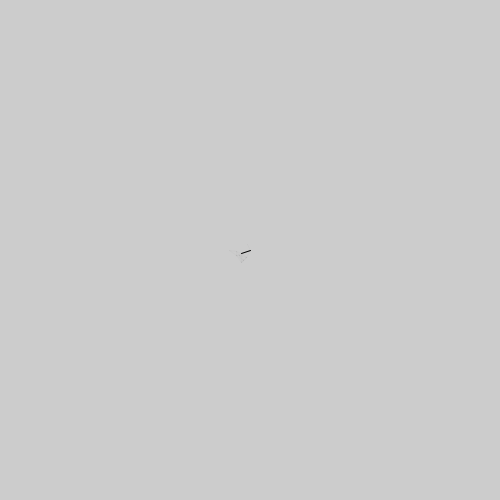
Frame 1 (no input)
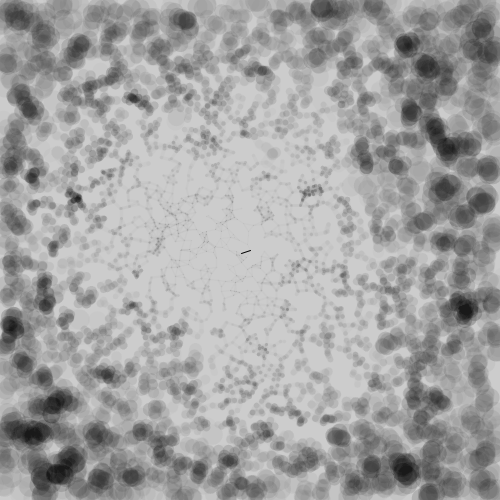
Frame 60 (the mouse pressed at the canvas centre just before this capture)
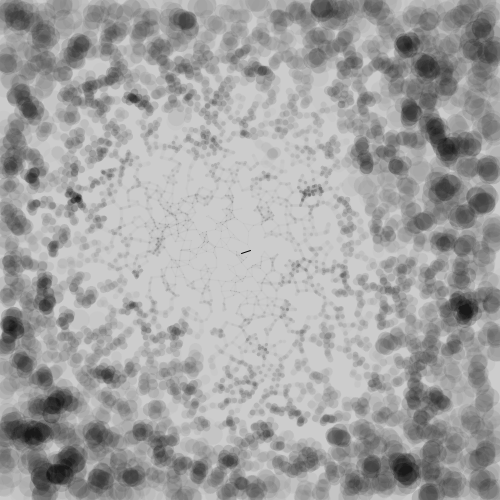
Frame 120 (the mouse held since frame 60 and released just before this capture)

The Processing sketch that drew these frames (run headless with seeded random() and noise(); from frame 60 on, the mouse is pressed at the canvas centre):

// Processing sketch: processing_169990
// ── processing_169990.pde

//import processing.pdf.*;
float a = 1;
float b = 1;
float c = 150;

Cell[] myCells = new Cell[5000];


void setup() {
  size(500, 500);
  for (int i = 0; i < myCells.length; i ++) {
    myCells[i] = new Cell();
  }
PVector middle = new PVector(250,250);
myCells[0].location.set(middle); //set location middle of sketch
myCells[0].isseed  = true;

}

void draw() {

  myCells[0].isseed = true;
  for (int i=0; i<myCells.length; i++) {
    myCells[i].update();
    if (myCells[i].isseed == false) {
      for (int j=0; j<myCells.length;j++) {
        if (myCells[j].isseed == true) {
          float d;
          d = PVector.dist(myCells[i].location, myCells[j].location);
          if (d < 10) {
            myCells[i].isseed = true;

            
            line(myCells[i].location.x, myCells[i].location.y, myCells[j].location.x, myCells[j].location.y);
           a = a +0.001; //stroke weight to increase 
           b = b+0.005;
           c = c-0.21;
stroke(0,5); // setting alpha to 5 to see darker edges
strokeWeight(a);
           

        }
        }
      }
    }
  }

}

//void keyPressed() {
  //if (key=='e') {
    //endRecord();
 // }
//}


class Cell {

  PVector location = new PVector();
  PVector velocity = new PVector();
  float dia;
  boolean isseed;
  float cellred, cellgreen, cellblue;
  float lineweight;


  Cell() {

    location = new PVector(random(500), random(500));
    dia = 40;
    isseed = false;
    cellred = random(0, 255);
    cellgreen = random(0, 255);
    cellblue = random(0, 255);
    lineweight = 0.2;
  }

  void display() {
    stroke(255,0,0);
    if (isseed == true) {
      fill(cellred, 200, 0);
       

      
    }
    if (isseed == false) {
      fill(100, 255, 100);
    }
    ellipse(location.x, location.y, dia, dia);
    
  }
  void update() {


    if (isseed == false) {
      velocity = new PVector(random(-1, 1), random(-1, 1));
      location.add(velocity);
    }
  }
}
